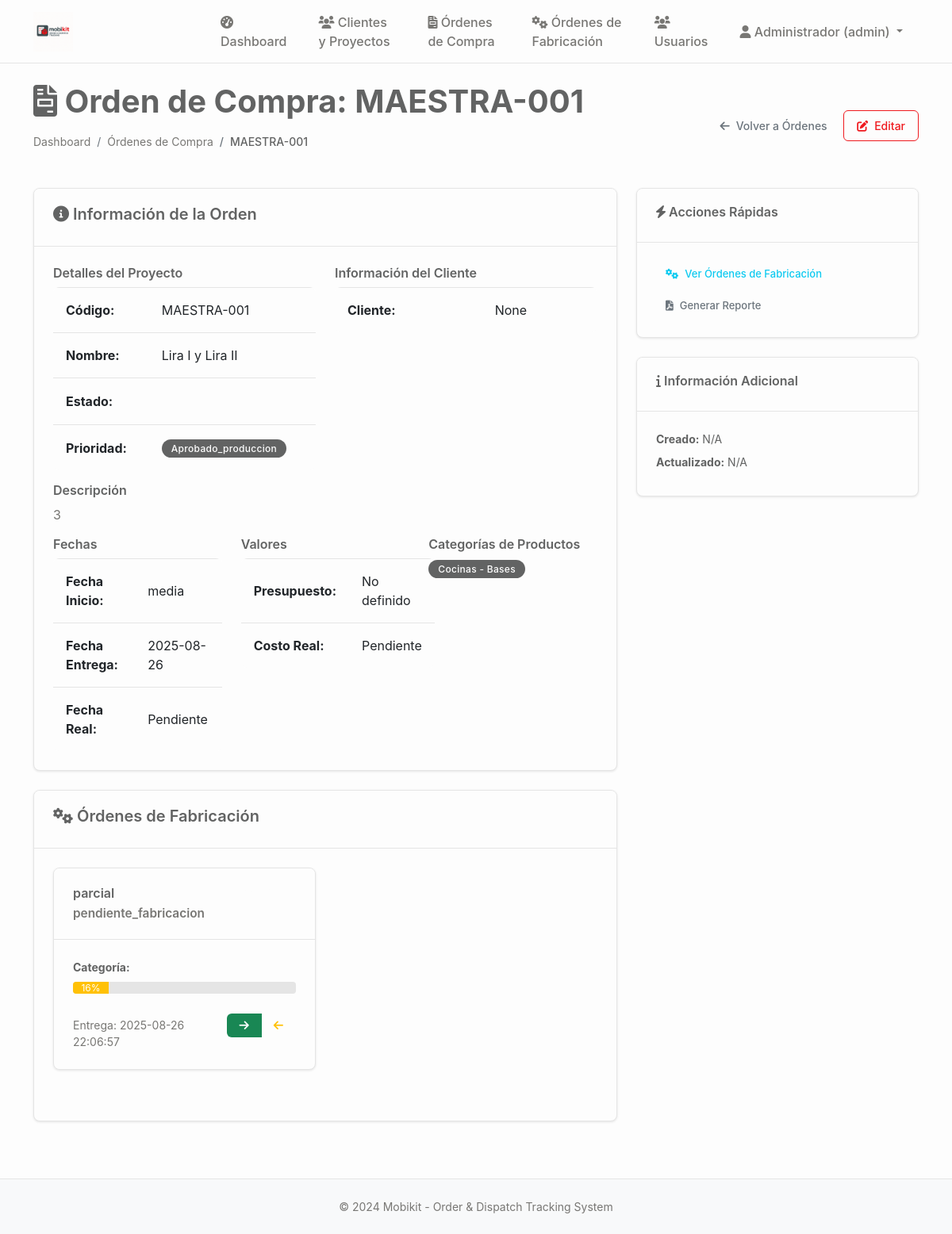
Page /orden_compra/5 (signed in) on the earlier database version.
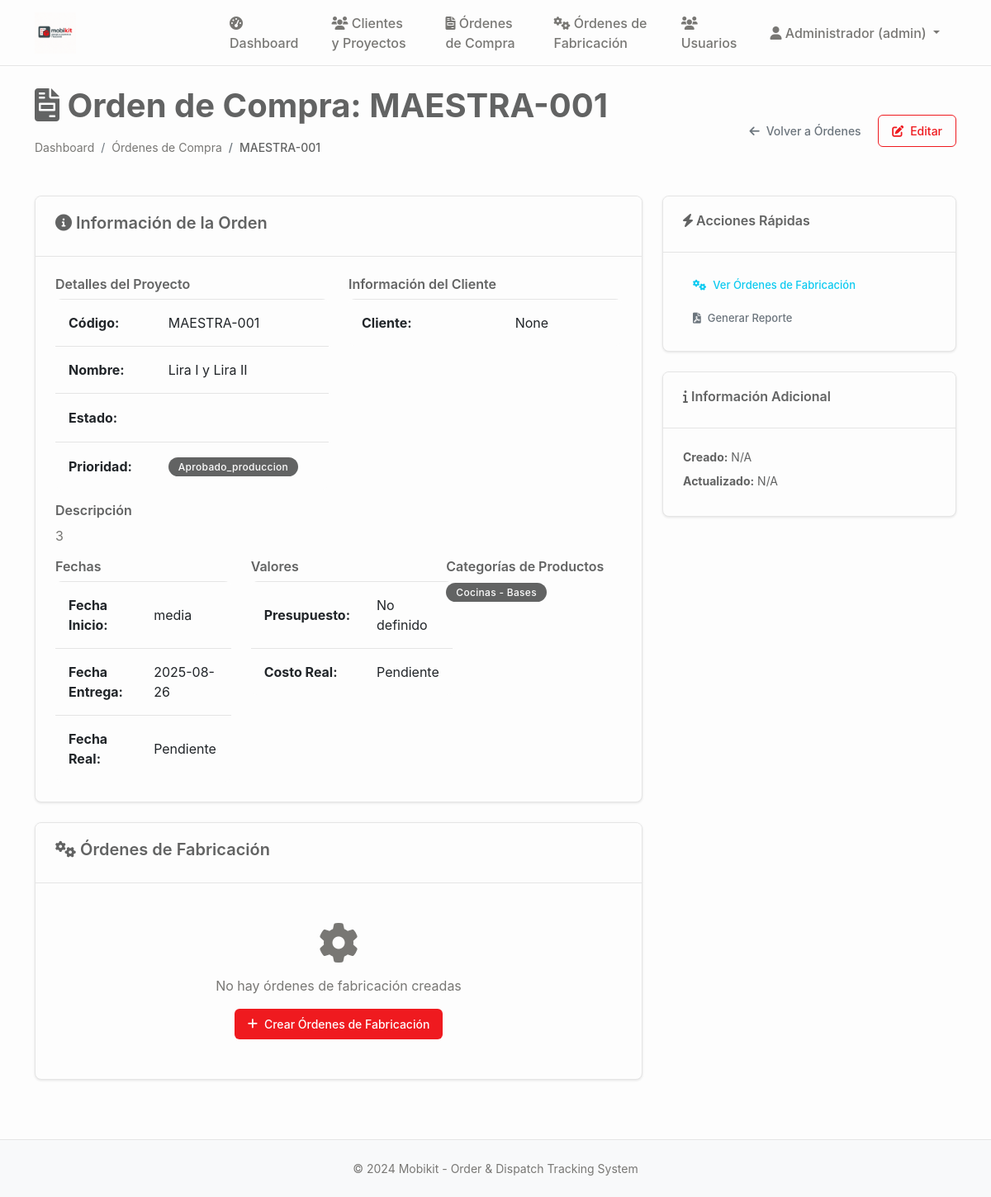
Same page on the later database version.
### tables this page shows
CREATE TABLE subcategorias_producto (
    id INTEGER PRIMARY KEY AUTOINCREMENT,
    categoria_id INTEGER NOT NULL,
    nombre TEXT NOT NULL,
    descripcion TEXT,
    activo BOOLEAN DEFAULT TRUE,
    created_at TIMESTAMP DEFAULT CURRENT_TIMESTAMP,
    FOREIGN KEY (categoria_id) REFERENCES categorias_producto (id),
    UNIQUE(categoria_id, nombre)
);

CREATE TABLE categorias_producto (
    id INTEGER PRIMARY KEY AUTOINCREMENT,
    nombre TEXT UNIQUE NOT NULL,
    descripcion TEXT,
    color TEXT DEFAULT '#E31E24',
    activo BOOLEAN DEFAULT TRUE,
    created_at TIMESTAMP DEFAULT CURRENT_TIMESTAMP
);

CREATE TABLE ordenes_fabricacion (
                id INTEGER PRIMARY KEY AUTOINCREMENT,
                codigo_orden TEXT UNIQUE NOT NULL,
                proyecto_id INTEGER NOT NULL,
                tipo_orden TEXT DEFAULT 'parcial' CHECK (tipo_orden IN ('parcial', 'total')),
                fecha_entrega_estimada DATE NOT NULL,
                cantidad_tableros INTEGER NOT NULL,
                estado TEXT DEFAULT 'pendiente_fabricacion' CHECK (estado IN (
                    'pendiente_fabricacion', 'aprobado_diseño', 'enviado_produccion', 
                    'seccionado', 'enchapando', 'mecanizado', 'listo_embalaje', 
                    'embalando', 'listo_despacho', 'despachado'
                )),
                prioridad TEXT DEFAULT 'media' CHECK (prioridad IN ('baja', 'media', 'alta', 'urgente')),
                observaciones TEXT,
                fecha_inicio DATE,
                fecha_entrega_real DATE,
                created_at TIMESTAMP DEFAULT CURRENT_TIMESTAMP,
                updated_at TIMESTAMP DEFAULT CURRENT_TIMESTAMP,
                FOREIGN KEY (proyecto_id) REFERENCES proyectos (id) ON DELETE CASCADE
            );

### main.py (the view)
@app.route('/orden_compra/<int:orden_id>')
@login_required
def orden_compra_detalle(orden_id):
    conn = sqlite3.connect('mobikit.db')
    cursor = conn.cursor()
    cursor.execute('''
        SELECT p.*, c.nombre as cliente_nombre, c.email as cliente_email,
               c.telefono as cliente_telefono, c.contacto_principal
        FROM proyectos p
        LEFT JOIN clientes c ON p.cliente_id = c.id
        WHERE p.id = ?
    ''', (orden_id,))
    orden = cursor.fetchone()
    if not orden:
        flash('Orden de compra no encontrada', 'error')
        return redirect(url_for('ordenes_compra'))
    cursor.execute('''
        SELECT cat.nombre, subcat.nombre
        FROM proyecto_categorias pc
        JOIN categorias_producto cat ON pc.categoria_id = cat.id
        LEFT JOIN subcategorias_producto subcat ON pc.subcategoria_id = subcat.id
        WHERE pc.proyecto_id = ?
    ''', (orden_id,))
    categorias = cursor.fetchall()
    cursor.execute('''
        SELECT name FROM sqlite_master WHERE type='table' AND name='ordenes_fabricacion'
    ''')
    if cursor.fetchone():
        cursor.execute('''
            SELECT of.id, of.codigo_orden, of.tipo_orden, of.estado, of.fecha_entrega_estimada,
                   of.cantidad_tableros, of.observaciones, of.created_at, of.updated_at,
                   '' as categoria_nombre, '' as subcategoria_nombre
            FROM ordenes_fabricacion of
            WHERE of.proyecto_id = ?
            ORDER BY of.created_at ASC
        ''', (orden_id,))
        ordenes_fabricacion = cursor.fetchall()
    else:
        ordenes_fabricacion = []
    conn.close()
    return render_template('orden_compra_detalle.html',
                           orden=orden,
                           categorias=categorias,
                           ordenes_fabricacion=ordenes_fabricacion)

### main.py (called while the page is built)
def login_required(f):
    @wraps(f)
    def decorated_function(*args, **kwargs):
        if 'user_id' not in session:
            return redirect(url_for('login'))
        return f(*args, **kwargs)
    return decorated_function

### templates/orden_compra_detalle.html (shortened to what the changed rows need)
{% extends "base.html" %}
{% block content %}
<div class="d-flex justify-content-between align-items-center mb-4">
    <div>
        <h1><i class="fas fa-file-invoice"></i> Orden de Compra: {{ orden[1] }}</h1>
    </div>
</div>
<div class="row">
    <div class="col-md-8">
        <div class="card mb-4">
            <div class="card-body">
                <div class="row mt-3">
                    <div class="col-md-4">
                        <h6>Categorías de Productos</h6>
                        {% if categorias %}
                            {% for categoria in categorias %}
                            <span class="badge bg-secondary me-1 mb-1">
                                {{ categoria[0] }}{% if categoria[1] %} - {{ categoria[1] }}{% endif %}
                            </span>
                            {% endfor %}
                        {% else %}
                        <span class="text-muted">No definidas</span>
                        {% endif %}
                    </div>
                </div>
            </div>
        </div>
        <div class="card">
            <div class="card-body">
                {% if ordenes_fabricacion %}
                <div class="row">
                    {% for fab in ordenes_fabricacion %}
                    <div class="col-md-6 mb-3">
                        <div class="card border-">
                            <div class="card-header">
                                <div class="d-flex justify-content-between align-items-center">
                                    <h6 class="mb-0">{{ fab[2] }}</h6>
                                    <span class="badge bg-">
                                    </span>
                                </div>
                                <small class="text-muted">{{ fab[3] }}</small>
                            </div>
                            <div class="card-body">
                                <p class="small mb-2">
                                    <strong>Categoría:</strong> {{ fab[10] }}{% if fab[11] %} - {{ fab[11] }}{% endif %}
                                </p>
                                {% set estados_progreso = ['en_desarrollo', 'aprobado_produccion', 'seccionado', 'enchapado', 'mecanizado', 'produccion_completa'] %}
                                {% set nombres_estados = ['Desarrollo', 'Aprobado', 'Seccionado', 'Enchapado', 'Mecanizado', 'Terminado'] %}
                                {% set indice_actual = estados_progreso.index(fab[4]) if fab[4] in estados_progreso else 0 %}
                                {% set porcentaje = ((indice_actual + 1) / estados_progreso|length * 100)|int %}
                                <div class="progress mb-2" style="height: 15px;">
                                    <div class="progress-bar bg-{% if porcentaje < 40 %}warning{% elif porcentaje < 80 %}info{% else %}success{% endif %}"
                                         role="progressbar" style="width: {{ porcentaje }}%"
                                         aria-valuenow="{{ porcentaje }}" aria-valuemin="0" aria-valuemax="100">
                                        {{ porcentaje }}%
                                    </div>
                                </div>
                                <div class="d-flex justify-content-between align-items-center">
                                    <small class="text-muted">
                                        {% if fab[7] %}<br>Entrega: {{ fab[7] }}{% endif %}
                                    </small>
                                    <div class="btn-group">
                                        {% if session.user_role in ['admin', 'general', 'operación'] and fab[4] not in ['produccion_completa', 'entregado'] %}
                                        <button class="btn btn-xs btn-success" onclick="avanzarFabricacion({{ fab[0] }})" title="Avanzar">
                                            <i class="fas fa-arrow-right"></i>
                                        </button>
                                        {% endif %}
                                        {% if session.user_role in ['admin', 'general'] and fab[4] != 'en_desarrollo' %}
                                        <button class="btn btn-xs btn-outline-warning" onclick="retrocederFabricacion({{ fab[0] }})" title="Retroceder">
                                            <i class="fas fa-arrow-left"></i>
                                        </button>
                                        {% endif %}
                                    </div>
                                </div>
                            </div>
                        </div>
                    </div>
                    {% endfor %}
                </div>
                {% else %}
                <div class="text-center py-4">
                    <i class="fas fa-cog fa-3x text-muted mb-3"></i>
                    <p class="text-muted">No hay órdenes de fabricación creadas</p>
                    {% if session.user_role in ['admin', 'general'] %}
                    <button class="btn btn-primary" onclick="crearOrdenesFabricacion()">
                        <i class="fas fa-plus"></i> Crear Órdenes de Fabricación
                    </button>
                    {% endif %}
                </div>
                {% endif %}
            </div>
        </div>
    </div>
</div>
{% endblock %}

Differences in the rows shown:
removed ordenes_fabricacion: tipo_orden "parcial", estado "pendiente_fabricacion", porcentaje "16", created_at "2025-08-26 22:06:57"
Other differences:
text now shown: "No hay órdenes de fabricación creadas Crear Órdenes de Fabricación"
